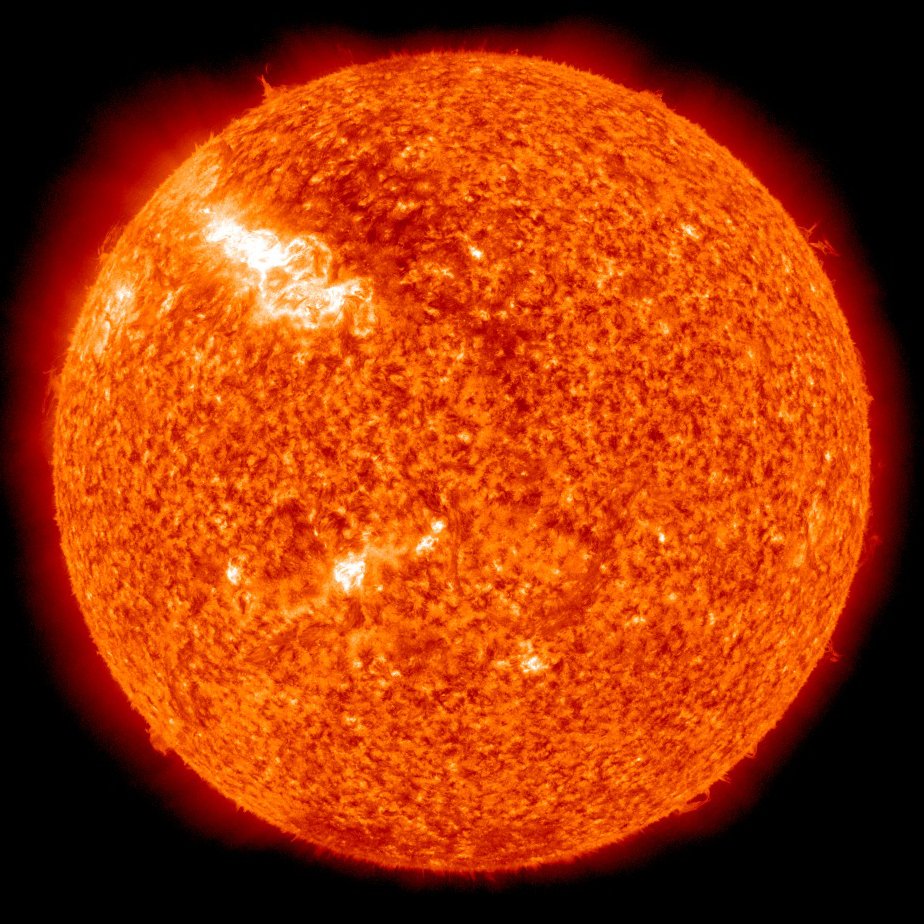
#> input picture lab_2/20110301_002957_1024_0304_c.png, 924 x 924 px, found by its file name; its folder holds only this picture in this run
$ python TestImage.py
#> lines starting #> are read from the running program, lines starting #| are printed output that depends on the picture
import numpy as np
import matplotlib.pyplot as plt
import os

def read_image(imagefile):
    # Reads image in imagefile and returns color and gray-level images
    #
#> called with imagefile = '.\\lab_2\\20110301_002957_1024_0304_c.png'
    img = (plt.imread(img_dir+file)*255).astype(int)
    img = img[:,:,:3]  # Remove transparency channel
#> img: shape (924, 924, 3) int64
    img_gl = np.mean(img,axis=2).astype(int)
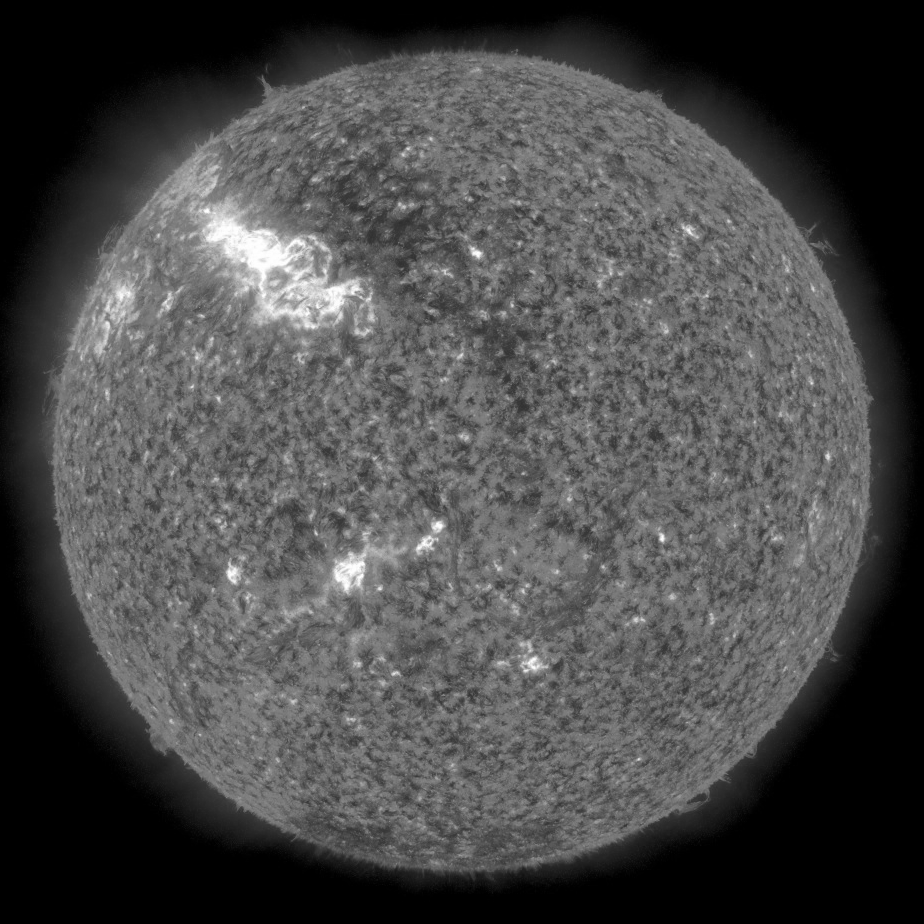
#> img_gl: shape (924, 924) int64; min 0, max 255, mean 73.1

    return img, img_gl

img_dir = '.\\lab_2\\' # Directory where imagea are stored

img_files = os.listdir(img_dir)  # List of files in directory

plt.close('all')

for file in img_files:
    print(file)
    if file[-4:] == '.png': # File contains an image
        img, img_gl = read_image(img_dir+file)

        fig, (ax1, ax2) = plt.subplots(nrows=1, ncols=2)
        ax1.imshow(img)                  #Display color image
        ax2.imshow(img_gl,cmap='gray')#Display gray-leval image
        print(img_gl)
#> (printed output is left out)
        plt.show()
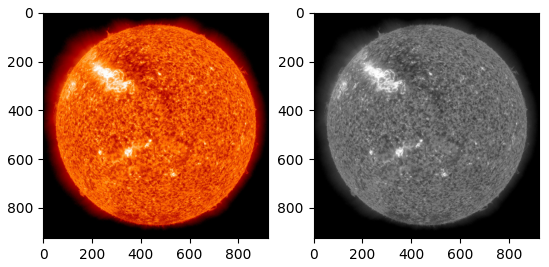
#> figure drawn by matplotlib, 2 panels
